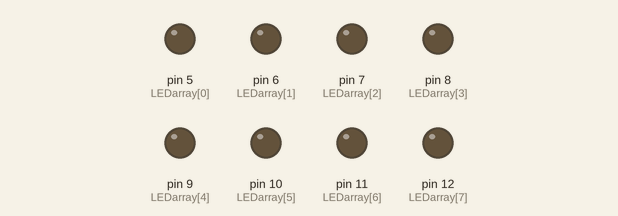
This sketch was run on a simulated Arduino Uno, built with avr-gcc and run on an emulated ATmega328P. Parts: output pins drawn as LEDs (lit = HIGH).

Above: at 1.0 s.
At 3.0 s:
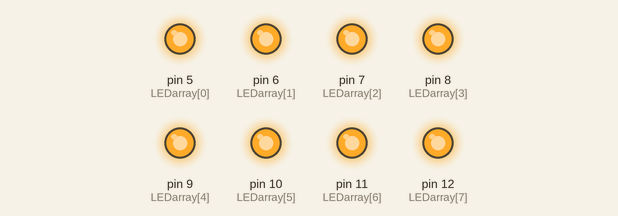
Timing chart, 0 to 5.2 s (numbered marks = the images above):
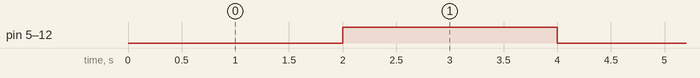

Measured:
- by itself, pin 5 (LEDarray[0]), pin 6 (LEDarray[1]), pin 7 (LEDarray[2]), pin 8 (LEDarray[3]), pin 9 (LEDarray[4]), pin 10 (LEDarray[5]), pin 11 (LEDarray[6]), pin 12 (LEDarray[7]): alternates HIGH for 2.0 s and LOW for 2.0 s

The sketch:

_1.1._Array8LEDsSEQ.ino
```cpp
/*****************************************************************************************************
 **                                                                                                 **
 **     1.1. Array 8LEDS SEQUENCIA 11111111 - 00000000                                              **
 **                                                                                                 **
 *****************************************************************************************************/

//****************************  INCLUDES   ***********************************************************


//********************************  VARIABLES  *******************************************************
int LEDarray [] ={5,6,7,8,9,10,11,12};    // Declaracio leds com  una array

int i;


//*******************************  SETUP   ***********************************************************
void setup() {                            //Tan sols s'executa una vegada
for (i=0; i<8; i++)
{
pinMode(LEDarray [i],OUTPUT);             // Defineix cada un dels elements de l'array com a SORTIDA
}


}

//****************************    LOOP   *************************************************************
void loop() {                            //S'executa indefinidament (bucle)
 delay (2000);                           //Espera 2s
 for (i=0; i<8; i++) {
 digitalWrite (LEDarray[i], HIGH);       //1a part SEQUENCIA 11111111

                    }
 delay (2000);                           //Espera 2s
 for (i=0; i<8; i++) {
 digitalWrite (LEDarray[i], LOW);        //2a part SEQUENCIA 00000000
                    }
            }
```
